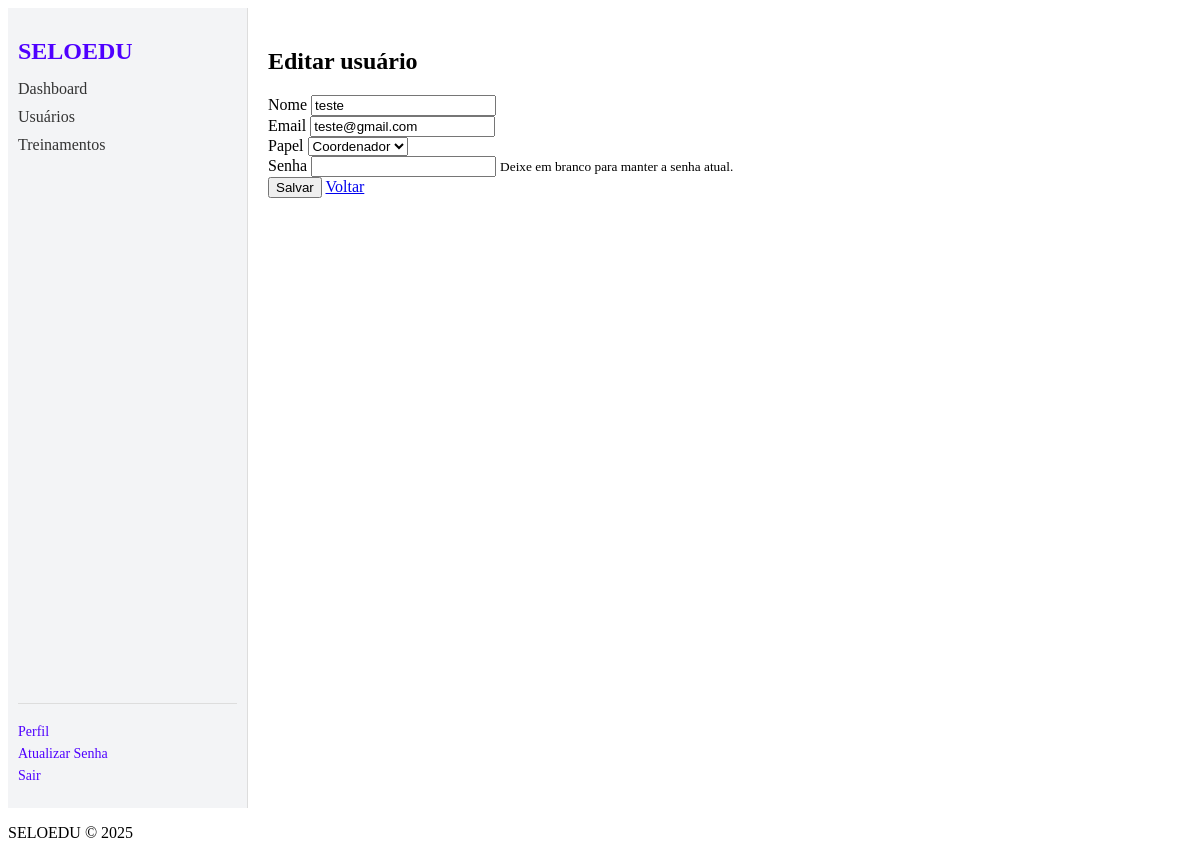
Screenshot of /users/2/edit (signed in) with the database file from the repository.
### models/user.py (models this page shows, shortened)
class User(db.Model, UserMixin):
    id = db.Column(db.Integer, primary_key=True)
    nome = db.Column(db.String(100), nullable=False)
    email = db.Column(db.String(150), unique=True, nullable=False)
    password_hash = db.Column(db.String(200), nullable=False)
    role = db.Column(db.String(20), nullable=False, default="aluno")
    ativo = db.Column(db.Boolean, default=True)
    profile = db.relationship('Profile', uselist=False, back_populates='user')

### views/users.py (the view, shortened to what this page needs)
@login_required
def edit(user_id):
    user = User.query.get_or_404(user_id)
    return render_template("users/form.html", user=user)

### app.py (called while the page is built)
@login_manager.user_loader
def load_user(user_id):
    return User.query.get(int(user_id))

### templates/users/form.html (shortened to what this page needs)
{% extends "base.html" %}
{% block content %}
  <h2>{{ 'Editar usuário' if user else 'Novo usuário' }}</h2>
  <form method="post">
    <div class="mb-3">
      <label class="form-label">Nome</label>
      <input type="text" name="nome"
             value="{{ user.nome if user else (form_data.nome if form_data else '') }}"
             class="form-control" required>
    </div>
    <div class="mb-3">
      <label class="form-label">Email</label>
      <input type="email" name="email"
             value="{{ user.email if user else (form_data.email if form_data else '') }}"
             class="form-control" required>
    </div>
    <div class="mb-3">
      <label class="form-label">Papel</label>
      {% set r = user.role if user else (form_data.role if form_data else 'aluno') %}
      <select name="role" class="form-control">
        {% if current_user.is_authenticated and current_user.role != 'coordenador' %}
          <option value="coordenador" {{ 'selected' if r == 'coordenador' else '' }}>Coordenador</option>
        {% endif %}
      </select>
    </div>
    <div class="mb-3">
      <label class="form-label">Senha</label>
      <input type="password" name="password" class="form-control"{% if not user %}required{% endif %} minlength="6">
      {% if user %}
        <small class="form-text text-muted">Deixe em branco para manter a senha atual.</small>
      {% endif %}
    </div>
    <button type="submit" class="btn btn-primary">Salvar</button>
    <a href="{{ url_for('users.index') }}" class="btn btn-secondary">Voltar</a>
  </form>
{% endblock %}

### rows the page displays
User: nome "teste", email "teste@gmail.com"
User: role "Coordenador"

### other values shown
{{ 'Editar usuário' if user else 'Novo usuário' }} "Editar usuário"
